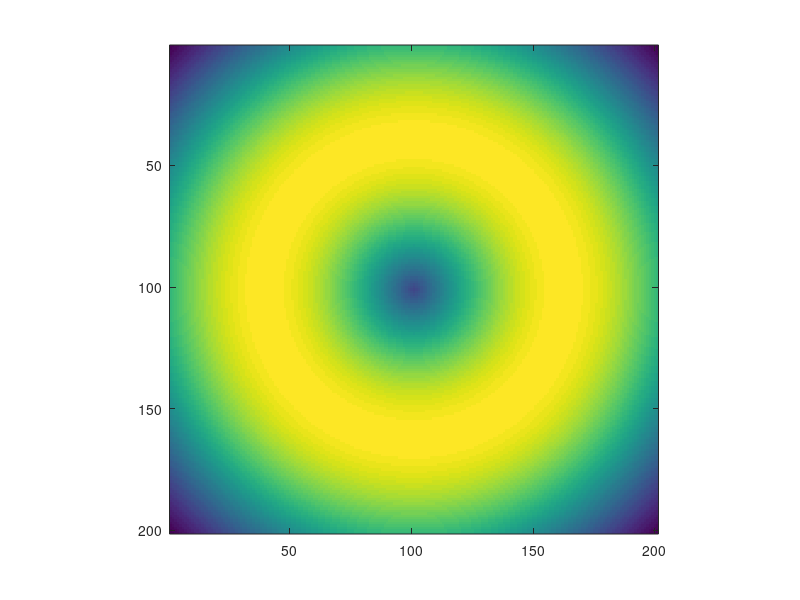

Here is the MATLAB script that generated this plot: (Note: this script raises an error after producing the figure.)
function [rdat,xcoord,ycoord] = rscan(M0,varargin)

% RDAT = RSCAN(M0,VARARGIN)
% Get radial scan of a matrix using the following procedure:
% [1] Get coordinates of a circle around an origin.
% [2] Average values of points where the circle passes through.
% [3] Change radius of the circle and repeat [1] until rprofile is obtained.
%
% For DEMO, run
% >> rscan_qavg();
% or
% >> rscan_qavg('demo','dispflag',0);
% >> plot(ans);
% or
% >> rdat = rscan_qavg();
% >> plot(rdat);
% or
% >> a = peaks(300);
% >> rscan_qavg(a);
% >> rscan_qavg(a,'rlim',50,'xavg',100);
% >> rscan_qavg(a,'rlim',25,'xavg',100,'dispflag',1,'dispflagc',1);
% >> rscan_qavg(a,'rlim',25,'xavg',100,'dispflag',1,'dispflagc',1, ...
%    'squeezx',0.7,'rot',pi/4);
%
% Draw Circle:
% [ref] http://www.mathworks.com/matlabcentral/fileexchange/loadFile.do?objectId=2876&objectType=file

% Narupon Chattrapiban (2021). Radial Scan (https://www.mathworks.com/matlabcentral/fileexchange/18102-radial-scan), MATLAB Central File Exchange. Retrieved July 16, 2021

if nargin < 1
    disp('This is a Demo');
    M0 = 'demo';
end

if strmatch('demo',lower(M0),'exact')
    %M0 = peaks(200);
    [xx,yy] = meshgrid(linspace(-3,3,201));
    [phi,rho] = cart2pol(xx,yy);
    M0 = besselj(1,rho);
    clear xx yy phi rho;
end

xavg = size(M0,2)/2;
yavg = size(M0,1)/2;
Rlim = floor(min(size(M0))/2)-1;
dispFlag = 1;
dispFlagC = 0;
rot = 0; %% radian
squeezx = 1; %% 0.80;
squeezy = 1;
rstep = 1;

if exist('varargin','var')
    L = length(varargin);
    if rem(L,2) ~= 0, error('Parameters/Values must come in pairs.'); end
    for ni = 1:2:L
        switch lower(varargin{ni})
            case 'xavg', xavg = varargin{ni+1};
            case 'yavg', yavg = varargin{ni+1};
            case 'squeezx', squeezx = varargin{ni+1};
            case 'squeezy', squeezy = varargin{ni+1};
            case 'rot', rot = varargin{ni+1};
            case 'rlim', Rlim = varargin{ni+1};
            case 'dispflag', dispFlag = varargin{ni+1};
            case 'dispflagc', dispFlagC = varargin{ni+1};
            case 'rstep', rstep = varargin{ni+1};
        end
    end
end


yxz = size(M0);
Rbnd = floor(min(yxz)/2)-1;
if Rlim > Rbnd, Rlim = Rbnd; end

for nRho = 1:rstep:floor(Rlim)
    NOP = round(2*pi*nRho);
    THETA=linspace(0,2*pi,NOP);
    RHO=ones(1,NOP)*round(nRho);
    [X,Y] = pol2cart(THETA,RHO);
    X = squeezx*X;
    Y = squeezy*Y;
    [THETA,RHO] = cart2pol(X,Y);
    [X,Y] = pol2cart(THETA+rot,RHO);
    X = X + xavg;
    Y = Y + yavg;
    
    if dispFlag
        h1 = figure(100);clf;box on;
        %     set(h1,'position',[10 500 400 300]);
        %     set(h1,'units','pixels');
        %     set(gca,'units','pixels');
        imagesc(M0);axis image;hold on; colormap fire;
        % H = plot(X,Y,'c-');
        line([xavg xavg],[1 yxz(1)],'color',[1 1 0],'linewidth',1);
        line([1 yxz(2)],[yavg yavg],'color',[1 1 0],'linewidth',1);
    end
    
    %%%
    X = round(X);
    Y = round(Y);
    %%%
    
    clear dat uxy pxy mxy mx nx my ny;
    dat = [X;Y];
    uxy = diff(dat,1,2);
    uxy = [[1;1],uxy];
    pxy = union(find(uxy(1,:)~=0),find(uxy(2,:)~=0));
    dat = dat(:,pxy);
    integ=M0(yxz(1)*(dat(1,:)-1) + dat(2,:));
    integ=integ(integ>0);
    norm = length(integ);
    rdat(nRho) = sum(integ)/norm;
    
    if dispFlag
        H = plot(dat(1,:),dat(2,:),'y-');
        if dispFlagC
            for nrn = 1:length(dat)
                H = plot(dat(1,nrn),dat(2,nrn),'m.','MarkerSize',12);
                drawnow;
                delete(H);
            end
        end
        drawnow;
    end
end

% rdat = rdat/max(rdat);
xcoord = dat(1,:);
ycoord = dat(2,:);

if dispFlag
    h2 = figure(101); clf; hold on;
    %     set(h2,'position',[10 100 400 300]);
    subplot(121); plot(rdat);axis tight; title('linear');
    subplot(122); plot(log(rdat));axis tight; title('logarithmic');
    %     plot(M0(round(xavg)+1,round(yavg)+1:end),'b','linewidth',2);
end



